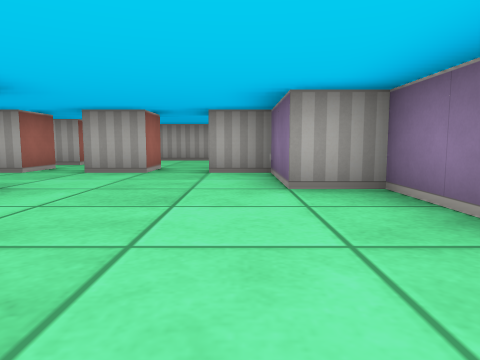
View 1 (above)

19 first-person views from a walk through a cub3D ray-caster map. The camera is about half as high as the walls, tilts 6° down and sees 70° across. The floor is counted in squares. Each view is taken from the middle of a square. On the plan, view 1 faces up. The plan holds only what a view shows up to about 9 squares ahead; the rest is blank.

View 2
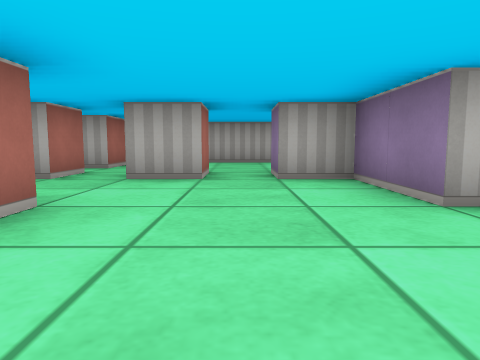

View 3
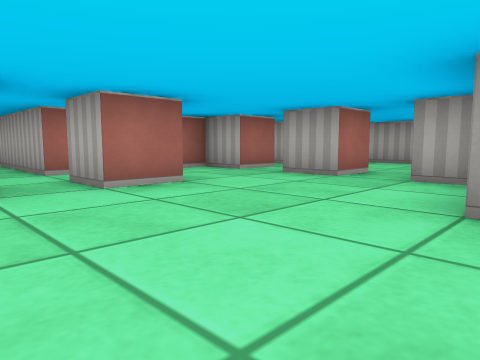

View 4
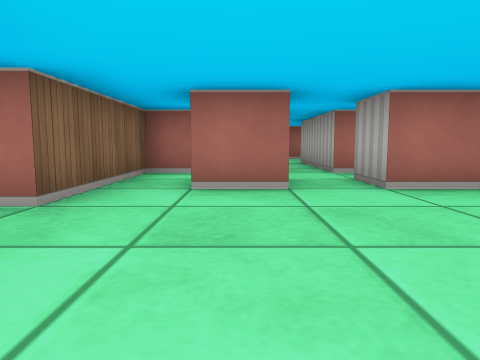

View 5
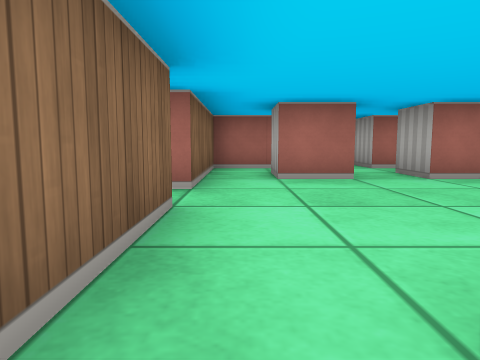

View 6
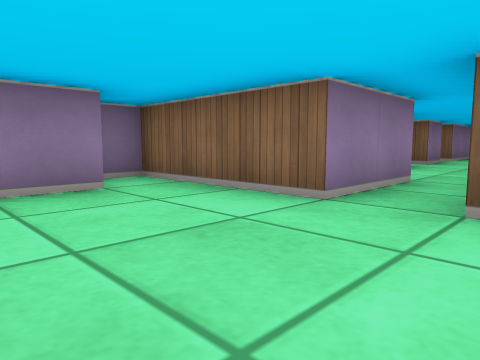

View 7
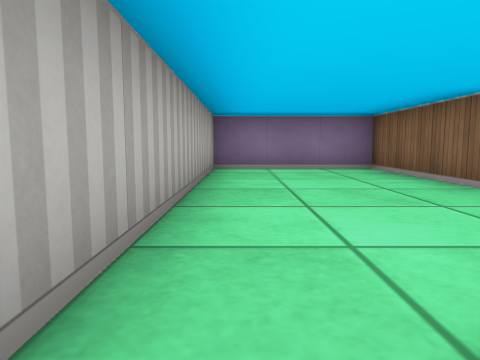

View 8
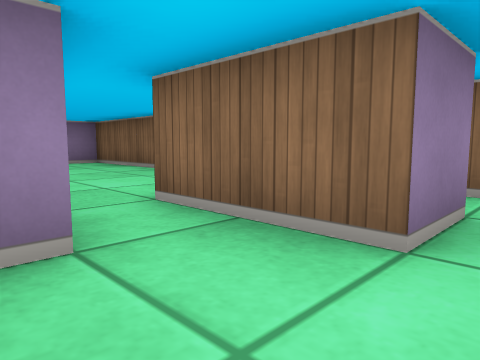

View 9
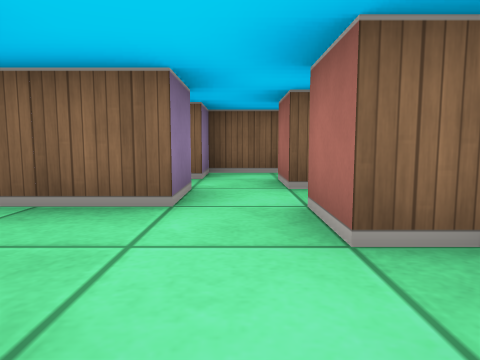

View 10
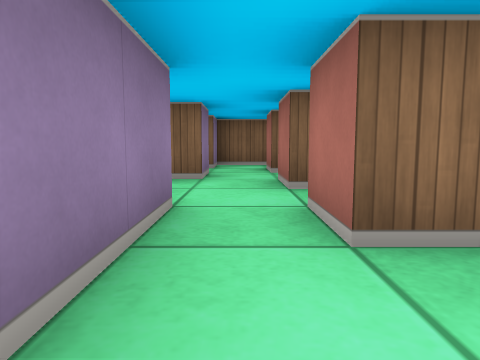

View 11
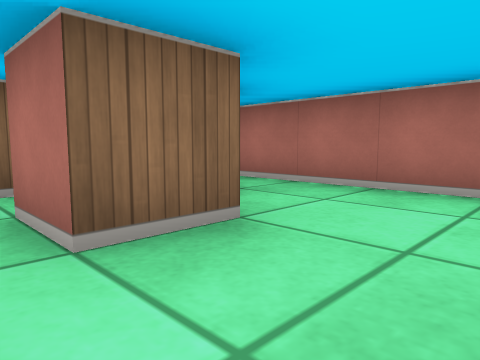

View 12
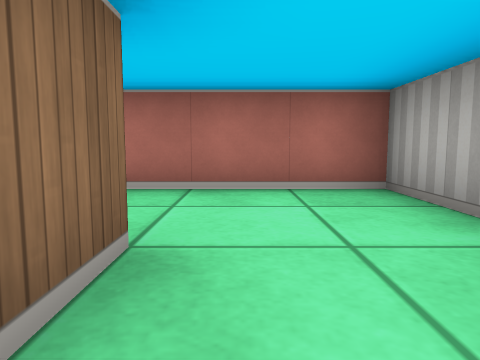

View 13
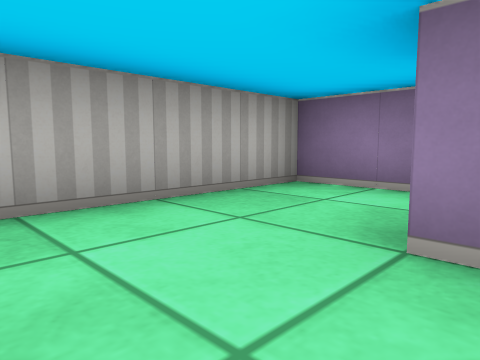

View 14
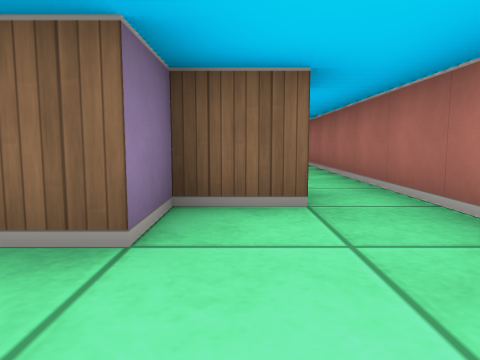

View 15
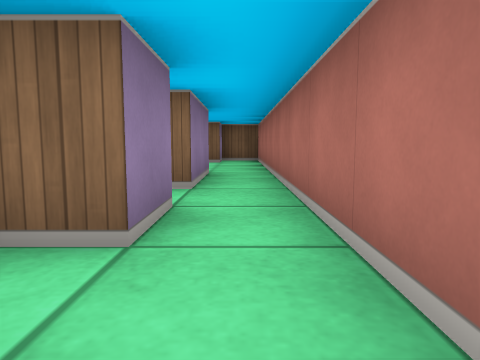

View 16
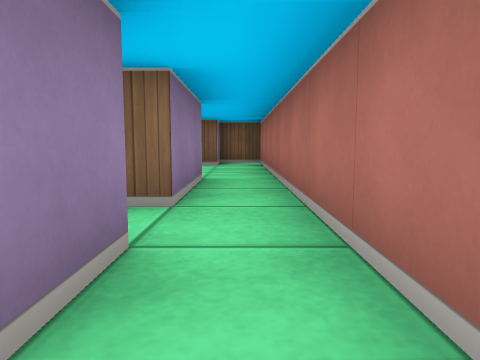

View 17
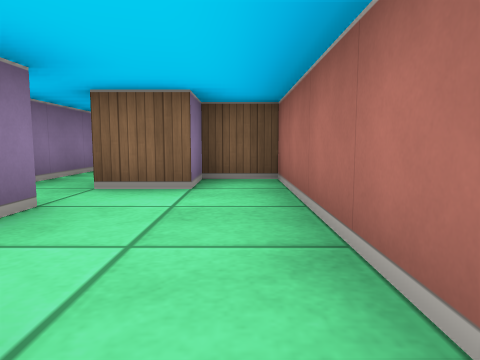

View 18
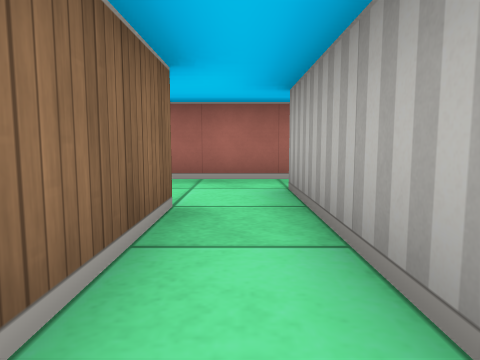

View 19
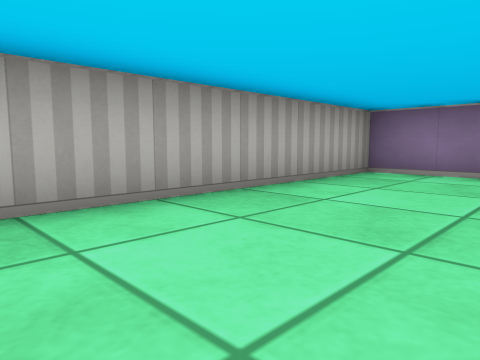

### Floor plan
Ten units are one square. View 1 is at (0, 0); x grows to the right and y downward. Boxes are objects, and circles mark ways between rooms. Rooms are numbered by the first view taken in them; rooms with no view inside come last. Other rooms are left out.
<svg viewBox="-100 -140 130 150">
<path fill="none" stroke="#000" d="M-25 -36 -25 -25 -35 -25M-15 -66 -15 -55 -25 -55M-25 -16 -25 -5 -35 -5M-35 -66 -35 -55 -45 -55 -45 -49M-45 -30 -45 -25M15 -4 15 -35 5 -35 5 -55 -5 -55 -5 -65 25 -65 25 -95 -34 -95M-5 5 25 5 25 -1M-45 -6 -45 5 -15 5M-35 -85 -35 -75M-55 -105 -55 -115M-45 -94 -45 -99M-65 -95 -65 -85M-55 -85 -35 -85M-65 -115 -65 -105M-86 -105 -75 -105 -75 -115 -65 -115M-55 -115 -55 -135 -95 -135 -95 -105M-85 -75 -85 -85 -79 -85M-85 -65 -81 -65M-95 -105 -95 -65M-75 -35 -56 -35M-75 -25 -75 -30M-56 -45 -85 -45 -85 -65M-95 -65 -95 -25M-95 -25 -95 -5 -85 -5 -85 -15 -75 -15M-45 -25 -75 -25M-55 -74 -55 -85M-65 -75 -65 -65M-35 -75 -44 -75M-66 -55 -55 -55 -55 -65"/>
<circle cx="-40" cy="-90" r="3" fill="#2a7"/>
<circle cx="-50" cy="-40" r="3" fill="#2a7"/>
<circle cx="-55" cy="-20" r="3" fill="#2a7"/>
<circle cx="-45" cy="-70" r="3" fill="#2a7"/>
<circle cx="-60" cy="-120" r="3" fill="#2a7"/>
<circle cx="-60" cy="-80" r="3" fill="#2a7"/>
<circle cx="-90" cy="-100" r="3" fill="#2a7"/>
<circle cx="-90" cy="-60" r="3" fill="#2a7"/>
<circle cx="-85" cy="-30" r="3" fill="#2a7"/>
<text x="-10" y="-40">1</text>
<text x="-50" y="-100">2</text>
<text x="-80" y="-120">3</text>
<text x="-90" y="-80">4</text>
<text x="-80" y="-40">5</text>
<text x="-70" y="-20">6</text>
<text x="-50" y="-70">7</text>
</svg>
Room 1 opens to room 2. Room 1 opens to room 5. Room 1 opens to room 6. Room 1 opens to room 7. Room 2 opens to room 3. Room 2 opens to room 7. Room 3 opens to room 4. Room 4 opens to room 5. Room 5 opens to room 6.

Where each view was taken, in squares from view 1:
view 1: 0 up, 0 right, facing up
view 2: 1 up, 1 left, facing up
view 3: 1 up, 1 right, facing up-left
view 4: 1 up, 1 right, facing left
view 5: 0 up, 2 right, facing left
view 6: 2 up, 2 left, facing down-right
view 7: 9 up, 4 left, facing right
view 8: 10 up, 6 left, facing down-right
view 9: 11 up, 6 left, facing down
view 10: 13 up, 6 left, facing down
view 11: 13 up, 6 left, facing down-left
view 12: 12 up, 6 left, facing left
view 13: 11 up, 9 left, facing up-right
view 14: 13 up, 8 left, facing down
view 15: 10 up, 9 left, facing down
view 16: 9 up, 9 left, facing down
view 17: 5 up, 9 left, facing down
view 18: 4 up, 5 left, facing left
view 19: 7 up, 3 left, facing up-right
